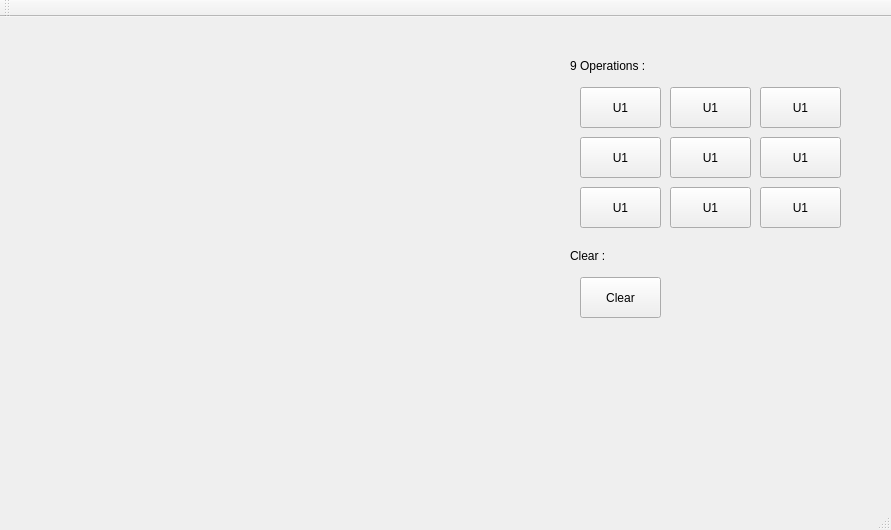
<?xml version="1.0" encoding="UTF-8"?>
<ui version="4.0">
 <class>MainWindow</class>
 <widget class="QMainWindow" name="MainWindow">
  <property name="geometry">
   <rect>
    <x>0</x>
    <y>0</y>
    <width>891</width>
    <height>530</height>
   </rect>
  </property>
  <property name="windowTitle">
   <string>MainWindow</string>
  </property>
  <widget class="QWidget" name="centralWidget">
   <widget class="QPushButton" name="pushButton">
    <property name="geometry">
     <rect>
      <x>580</x>
      <y>70</y>
      <width>81</width>
      <height>41</height>
     </rect>
    </property>
    <property name="text">
     <string>U1</string>
    </property>
   </widget>
   <widget class="mywidget" name="widget" native="true">
    <property name="geometry">
     <rect>
      <x>30</x>
      <y>30</y>
      <width>511</width>
      <height>401</height>
     </rect>
    </property>
   </widget>
   <widget class="QPushButton" name="pushButton_2">
    <property name="geometry">
     <rect>
      <x>670</x>
      <y>70</y>
      <width>81</width>
      <height>41</height>
     </rect>
    </property>
    <property name="text">
     <string>U1</string>
    </property>
   </widget>
   <widget class="QPushButton" name="pushButton_3">
    <property name="geometry">
     <rect>
      <x>760</x>
      <y>70</y>
      <width>81</width>
      <height>41</height>
     </rect>
    </property>
    <property name="text">
     <string>U1</string>
    </property>
   </widget>
   <widget class="QPushButton" name="pushButton_4">
    <property name="geometry">
     <rect>
      <x>580</x>
      <y>120</y>
      <width>81</width>
      <height>41</height>
     </rect>
    </property>
    <property name="text">
     <string>U1</string>
    </property>
   </widget>
   <widget class="QPushButton" name="pushButton_5">
    <property name="geometry">
     <rect>
      <x>670</x>
      <y>120</y>
      <width>81</width>
      <height>41</height>
     </rect>
    </property>
    <property name="text">
     <string>U1</string>
    </property>
   </widget>
   <widget class="QPushButton" name="pushButton_6">
    <property name="geometry">
     <rect>
      <x>760</x>
      <y>120</y>
      <width>81</width>
      <height>41</height>
     </rect>
    </property>
    <property name="text">
     <string>U1</string>
    </property>
   </widget>
   <widget class="QPushButton" name="pushButton_7">
    <property name="geometry">
     <rect>
      <x>580</x>
      <y>170</y>
      <width>81</width>
      <height>41</height>
     </rect>
    </property>
    <property name="text">
     <string>U1</string>
    </property>
   </widget>
   <widget class="QPushButton" name="pushButton_8">
    <property name="geometry">
     <rect>
      <x>670</x>
      <y>170</y>
      <width>81</width>
      <height>41</height>
     </rect>
    </property>
    <property name="text">
     <string>U1</string>
    </property>
   </widget>
   <widget class="QPushButton" name="pushButton_9">
    <property name="geometry">
     <rect>
      <x>760</x>
      <y>170</y>
      <width>81</width>
      <height>41</height>
     </rect>
    </property>
    <property name="text">
     <string>U1</string>
    </property>
   </widget>
   <widget class="QLabel" name="label">
    <property name="geometry">
     <rect>
      <x>570</x>
      <y>40</y>
      <width>111</width>
      <height>17</height>
     </rect>
    </property>
    <property name="text">
     <string>9 Operations :</string>
    </property>
   </widget>
   <widget class="QLabel" name="label_2">
    <property name="geometry">
     <rect>
      <x>570</x>
      <y>230</y>
      <width>111</width>
      <height>17</height>
     </rect>
    </property>
    <property name="text">
     <string>Clear :</string>
    </property>
   </widget>
   <widget class="QPushButton" name="pushButton_10">
    <property name="geometry">
     <rect>
      <x>580</x>
      <y>260</y>
      <width>81</width>
      <height>41</height>
     </rect>
    </property>
    <property name="text">
     <string>Clear</string>
    </property>
   </widget>
  </widget>
  <widget class="QMenuBar" name="menuBar">
   <property name="geometry">
    <rect>
     <x>0</x>
     <y>0</y>
     <width>891</width>
     <height>25</height>
    </rect>
   </property>
  </widget>
  <widget class="QToolBar" name="mainToolBar">
   <attribute name="toolBarArea">
    <enum>TopToolBarArea</enum>
   </attribute>
   <attribute name="toolBarBreak">
    <bool>false</bool>
   </attribute>
  </widget>
  <widget class="QStatusBar" name="statusBar"/>
 </widget>
 <layoutdefault spacing="6" margin="11"/>
 <customwidgets>
  <customwidget>
   <class>mywidget</class>
   <extends>QWidget</extends>
   <header>mywidget.h</header>
   <container>1</container>
   <slots>
    <slot>slot1()</slot>
   </slots>
  </customwidget>
 </customwidgets>
 <resources/>
 <connections>
  <connection>
   <sender>pushButton</sender>
   <signal>clicked()</signal>
   <receiver>widget</receiver>
   <slot>slot1()</slot>
   <hints>
    <hint type="sourcelabel">
     <x>623</x>
     <y>126</y>
    </hint>
    <hint type="destinationlabel">
     <x>413</x>
     <y>167</y>
    </hint>
   </hints>
  </connection>
 </connections>
</ui>
